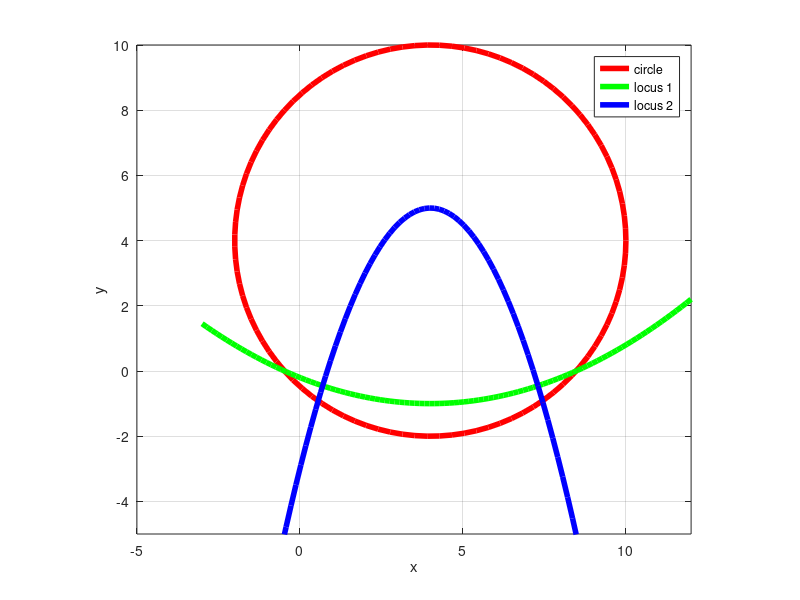

MATLAB code to generate this figure:
clear;
close;
clc;

%Plotting the circle
t = linspace(0,2*pi,100);
x = 6.*cos(t) + 4; 
y = 6.*sin(t) + 4;
plot(x,y,'r','LineWidth',4)
hold on


%Plotting the Loci
x = linspace(-3,12,100);
y1 = (x-4).^2/20 -1;
y2 = 5 - (x-4).^2/2;
plot(x,y1,'g','LineWidth',4,x,y2,'b','LineWidth',4)

grid;
ylabel('y')
xlabel('x')
legend('circle','locus 1','locus 2');
axis([-5 12 -5 10])
axis("equal");
print ('ee16b1035.eps', '-color')


